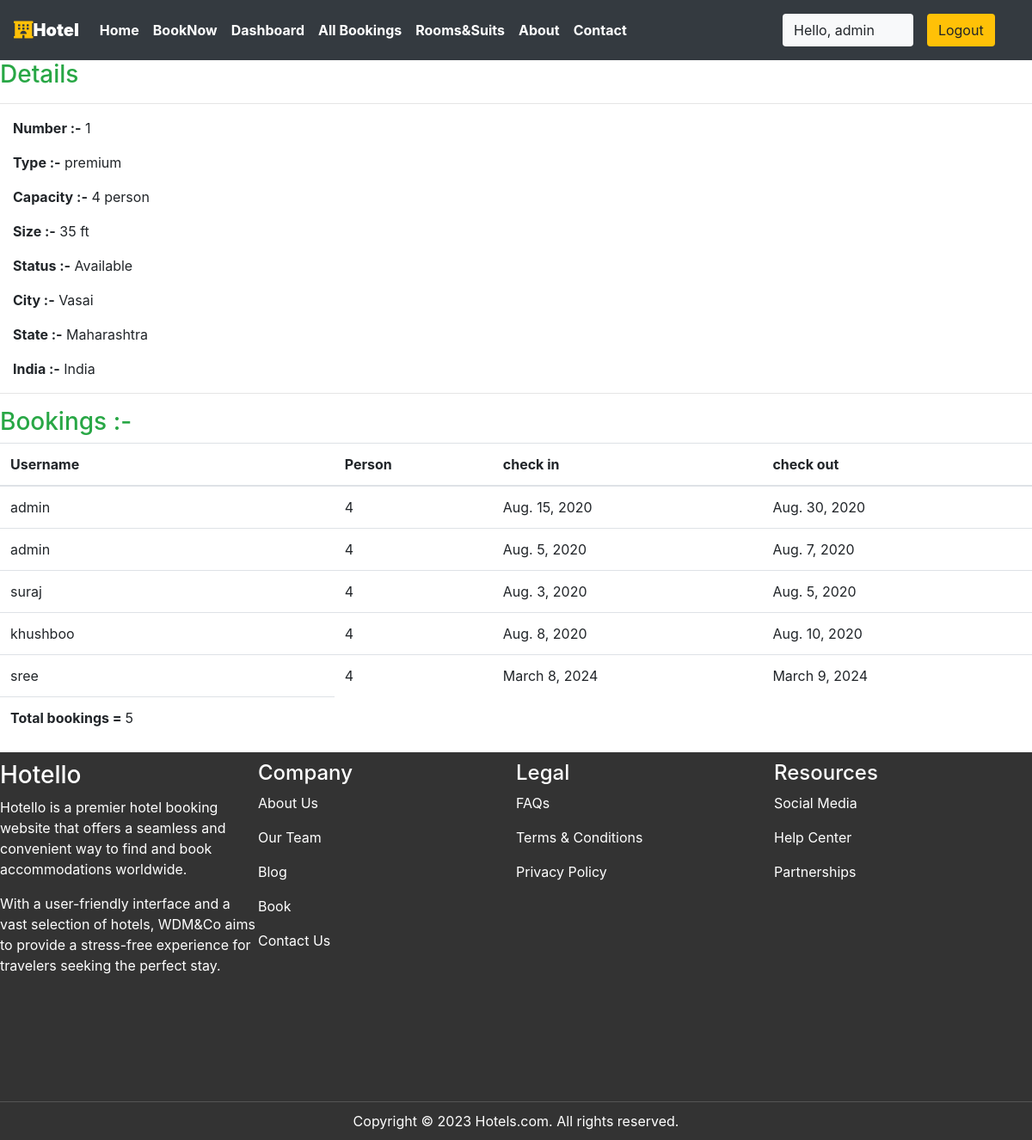
The app's page /staff/panel/view-room?roomid=1 (signed in) with its own data.
### krishna/models.py (models this page shows, shortened)
class Rooms(models.Model):
    ROOM_STATUS = (
    ("1", "available"),
    ("2", "not available"),
    )
    ROOM_TYPE = (
    ("1", "premium"),
    ("2", "deluxe"),
    ("3","basic"),
    )
    room_type = models.CharField(max_length=50,choices = ROOM_TYPE)
    capacity = models.IntegerField()
    price = models.IntegerField()
    size = models.IntegerField()
    hotel = models.ForeignKey(Hotels, on_delete = models.CASCADE)
    status = models.CharField(choices =ROOM_STATUS,max_length = 15)
    roomnumber = models.IntegerField()

class Hotels(models.Model):
    name = models.CharField(max_length=30,default="krishna")
    owner = models.CharField(max_length=20)
    location = models.CharField(max_length=50)
    state = models.CharField(max_length=50,default="maharashtra")
    country = models.CharField(max_length=50,default="india")

class Reservation(models.Model):
    check_in = models.DateField(auto_now =False)
    check_out = models.DateField()
    room = models.ForeignKey(Rooms, on_delete = models.CASCADE)
    guest = models.ForeignKey(User, on_delete= models.CASCADE)
    booking_id = models.CharField(max_length=100,default="null")

### krishna/views.py (the view)
# urls.py: path('staff/panel/view-room', views.view_room),
@login_required(login_url='/staff')
def view_room(request):
    room_id = request.GET['roomid']
    room = Rooms.objects.all().get(id=room_id)
    reservation = Reservation.objects.all().filter(room=room)
    return HttpResponse(render(request,'staff/viewroom.html',{'room':room,'reservations':reservation}))

### templates/staff/viewroom.html
 {% extends 'basic.html' %} {% block title %}View Room {% endblock title %} {% block body %}
<h3 class="text-success"> Details</h3>
<hr>
<div class="container mx-0 ">
    <p><b>Number :-</b> {{room.roomnumber}}</p>
    <p><b>Type :-</b> {{room.get_room_type_display}}</p>
    <p><b>Capacity :-</b> {{room.capacity}} person</p>
    <p><b>Size :-</b> {{room.size}} ft</p>
    <p><b>Status :-</b> {{room.get_status_display| capfirst}} </p>
    <p><b>City :-</b> {{room.hotel.location| capfirst}} </p>
    <p><b>State :-</b> {{room.hotel.state| capfirst}} </p>
    <p><b>India :-</b> {{room.hotel.country| capfirst}} </p>
</div>
<hr> {% if reservations %}
<h3 class="text-success">Bookings :-</h3>
<table class="table">
    <thead>
        <th>Username</th>
        <th>Person</th>
        <th>check in</th>
        <th>check out</th>
    </thead>
    {% for each_detail in reservations %}
    <tr>
        <td>{{each_detail.guest.username}}</td>
        <td>{{each_detail.room.capacity}}</td>
        <td>{{each_detail.check_in}}</td>
        <td>{{each_detail.check_out}}</td>
    </tr>
    {% endfor %}
    <tr>
        <td><b>Total bookings = </b>{{reservations | length}}</td>
    </tr>
</table>
{% else %}
<p>No details found</p>
{% endif %} {% endblock body %}

### templates/basic.html (shortened to what this page needs)
{% load static %}
<!DOCTYPE html>
<html lang="en">
<head>
    <link rel="stylesheet" href="https://use.fontawesome.com/releases/v5.7.0/css/all.css">
    <link rel="stylesheet" href="{% static 'bootstrap\bootstrap.css' %}">
    <link rel="stylesheet" href="https://maxcdn.bootstrapcdn.com/bootstrap/4.5.0/css/bootstrap.min.css" >
</head>
<body style="dbackground-image: url('https://source.unsplash.com/random');height: 100%;">
    <div class="container-fluid px-0">
        <nav class="navbar navbar-expand-lg navbar-dark bg-dark font-weight-bold">
            <a class="navbar-brand text-bold bg-black " href="/"><i class="fas fa-hotel text-warning"></i><b>Hotel </b></a>
            <div class="collapse navbar-collapse " id="navbarSupportedContent">
                <ul class="navbar-nav mr-auto ">
                    <li class="nav-item active">
                        <a class="nav-link text-bold" href="/">Home</a>
                    </li>
                    <li class="nav-item active">
                        <a class="nav-link text-bold " href="/home"> BookNow</a>
                    </li>
                    {% if user.is_staff %}
                    <li class="nav-item active">
                        <a class="nav-link text-bold" href="/staff/panel">Dashboard </a>
                    </li>
                    {% elif user.is_staff == False and user.is_authenticated %}
                    <li class="nav-item active">
                            <a class="nav-link text-bold" href="/user/bookings">My Bookings </a>
                        </li>
                    {% endif %}
                    {% if user.is_staff %}
                    <li class="nav-item active">
                            <a class="nav-link text-bold" href="/staff/allbookings">All Bookings </a>
                        </li>
                    {% endif %}
                    <li class="nav-item active">
                        <a class="nav-link text-bold" href="/gallery">Rooms&Suits </a>
                    </li>
                    <li class="nav-item active">
                        <a class="nav-link text-bold" href="/about">About</a>
                    </li>
                    <li class="nav-item active">
                        <a class="nav-link text-bold" href="/contact">Contact </a>
                    </li>
                </ul>
                {% if user.is_authenticated %}
                      <button class="btn btn-group bg-light" data-toggle="modal" data-target="#forlogin">
                       Hello, {{request.user}}
                       <a href="/logout" class="nav-link">
                    <button class="btn btn-group bg-warning" data-toggle="modal" data-target="#forlogin">
                        Logout
                    </button></a>&nbsp; &nbsp;
                    </button>
                {% endif %}
            </div>
        </nav>
    </div>
    {% block body %}
    {% endblock body %}
<footer class="footer">
      <div class="section_container footer_container">
        <div class="footer__col">
          <h3>Hotello</h3>
          <p>
            Hotello is a premier hotel booking website that offers a seamless and
            convenient way to find and book accommodations worldwide.
          </p>
          <p>
            With a user-friendly interface and a vast selection of hotels,
            WDM&Co aims to provide a stress-free experience for travelers
            seeking the perfect stay.
          </p>
        </div>
        <div class="footer__col">
          <h4>Company</h4>
          <p>About Us</p>
          <p>Our Team</p>
          <p>Blog</p>
          <p>Book</p>
          <p>Contact Us</p>
        </div>
        <div class="footer__col">
          <h4>Legal</h4>
          <p>FAQs</p>
          <p>Terms & Conditions</p>
          <p>Privacy Policy</p>
        </div>
        <div class="footer__col">
          <h4>Resources</h4>
          <p>Social Media</p>
          <p>Help Center</p>
          <p>Partnerships</p>
        </div>
      </div>
      <div class="footer__bar">
        Copyright © 2023 Hotels.com. All rights reserved.
      </div>
    </footer>
</body>
</html>

### templates/basic.html (style rules this page uses)
a { text-decoration: none; }
.footer { background-color: #333; color: #fff; padding: 10px 0; }
.section_container { display: flex; justify-content: space-between; flex-wrap: wrap; margin-bottom: 100px; }
.footer__col { flex: 1; max-width: 25%; margin-bottom: 30px; }
.footer__bar { text-align: center; padding-top: 10px; border-top: 1px solid #555; }

### records on screen
Rooms: roomnumber "1", room_type "premium", capacity "4", size "35", status "Available", hotel.location "Vasai", hotel.state "Maharashtra", hotel.country "India"
Reservation: guest.username "admin", room.capacity "4", check_in "Aug. 15, 2020", check_out "Aug. 30, 2020"
Reservation: guest.username "admin", room.capacity "4", check_in "Aug. 5, 2020", check_out "Aug. 7, 2020"
Reservation: guest.username "suraj", room.capacity "4", check_in "Aug. 3, 2020", check_out "Aug. 5, 2020"
Reservation: guest.username "khushboo", room.capacity "4", check_in "Aug. 8, 2020", check_out "Aug. 10, 2020"
Reservation: guest.username "sree", room.capacity "4", check_in "March 8, 2024", check_out "March 9, 2024"

### other values on screen
{{ request.user }} "admin"
{{ reservations | length }} "5"
